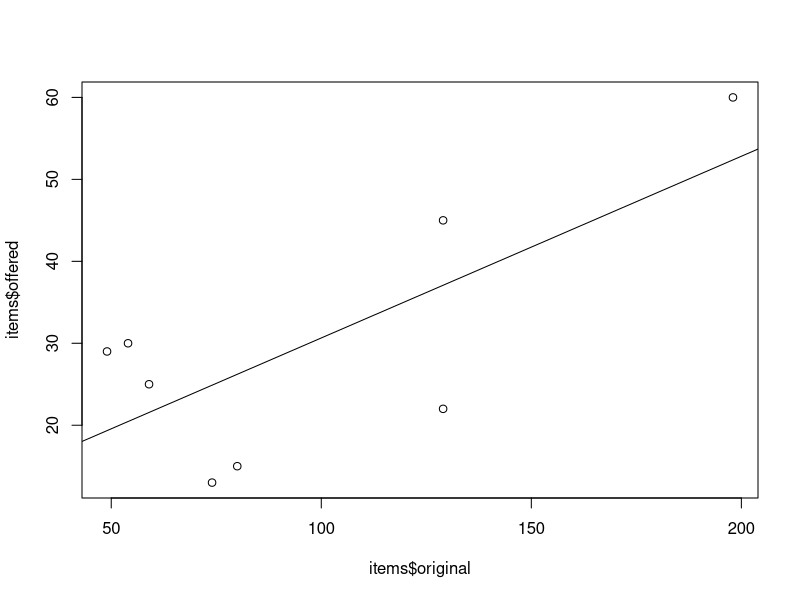

The R source for this figure:
## ---- chunk 1
ex<-T
## ---- chunk 2
name <- c("Jcrew blazer",           
	  "Forever 21 lace zip up blazer",                     
	  "Banana Republic Navy  Blazer",                     
	  "Julian Taylor Pant And Blazer Size 12",             
	  "Bernard Zins Paris Multi Colored Jacket",
      "Evan Picone Suit Blazer - 6",
      "Black blazer",
      "Jones Studio Blazer")  
original <- c(198,49,129,999,129,74,80,59)
offered<- c(60,29,45,30,22,13,15,25)
## ---- chunk 3
# Original:
# items <- data.frame(CODE)

# Solution:
items <- data.frame(name, original, offered)
## ---- chunk 4
# Original:
# CODE

# Solution:
str(items)
## ---- chunk 5
# Original:
# CODE

# Solution:
print(items)
## ---- chunk 6
# Original:
# items[4,2]<-CODE

# Solution:
items[4,2]<-54
## ---- chunk 7
# Original:
# CODE

# Solution:
print(items)
## ---- chunk 8
# Original:
# CODE

# Solution:
markdown <- (items$original-items$offered)/items$original
markdown
## ---- chunk 9
# Original:
# CODE

# Solution:
markdown <- 100*round(markdown,2)
markdown
## ---- chunk 10
# Original:
# CODE

# Solution:
items$markdown<-markdown 
str(items)
## ---- chunk 11
# Original:
# CODE

# Solution:
head(items)
## ---- chunk 12
# Original:
# mean(CODE)

# Solution:
mean(items$markdown)
## ---- chunk 13
# Original:
# range(CODE)

# Solution:
range(items$markdown)
## ---- chunk 14
# Original:
# model<-lm(CODE, data=items)
# summary(model)

# Solution:
model<-lm(offered~original, data=items)
summary(model)
## ---- chunk 15
# Original:
# cor(CODE)

# Solution:
cor(items$original, items$offered)
## ---- chunk 16
# Original:
# plot(CODE)
# abline(CODE)

# Solution:
plot(items$original, items$offered)
abline(model)
